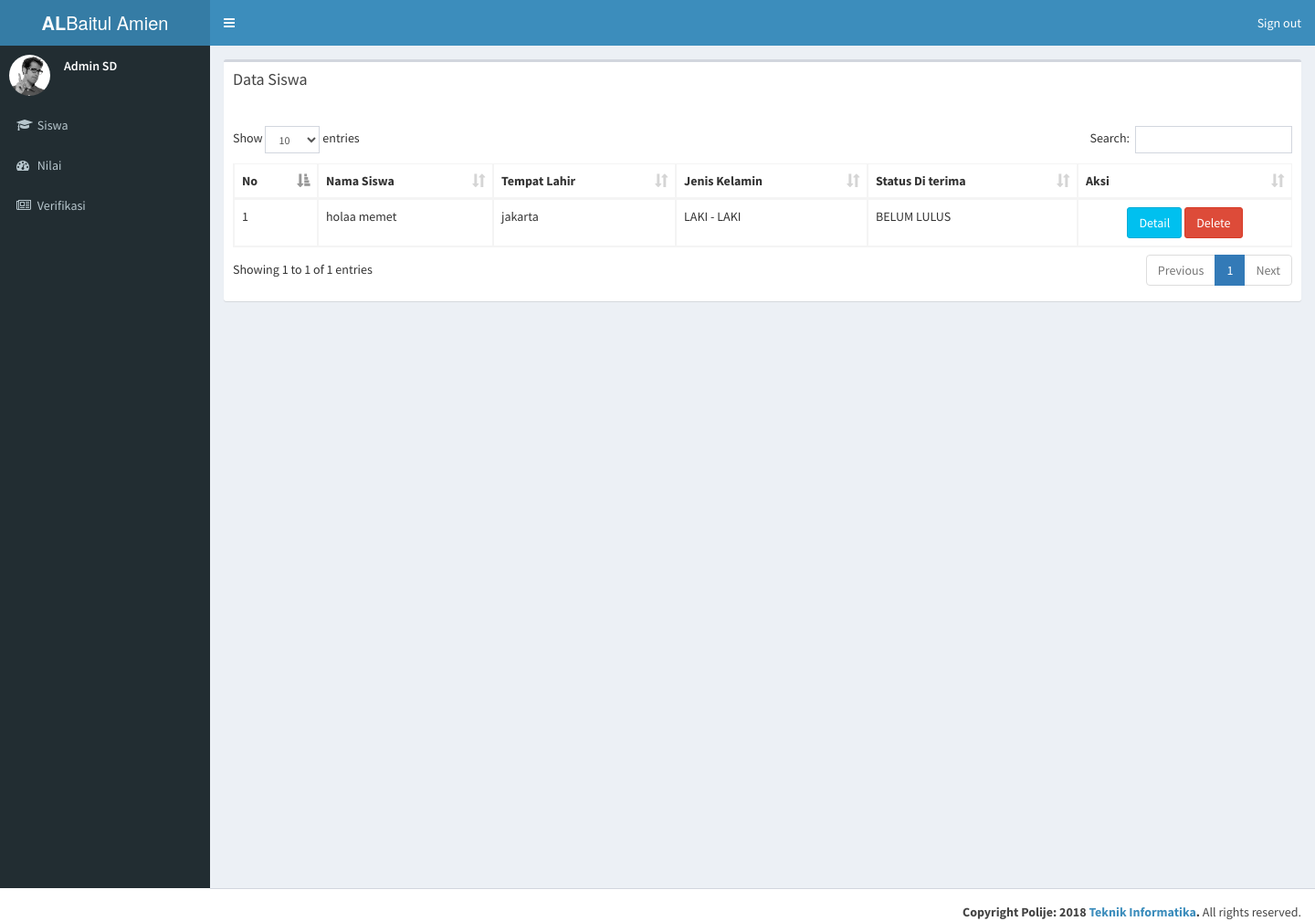
The app's page /index.php/siswa/siswasd with its own data.
### tables this page shows
CREATE TABLE `siswa` (
  `id_siswa` int(9) NOT NULL,
  `nama_siswa` varchar(50) NOT NULL,
  `nama_panggilan` varchar(50) NOT NULL,
  `tempat_lahir_siswa` varchar(50) NOT NULL,
  `tanggal_lahir_siswa` date NOT NULL,
  `usia_siswa` int(3) NOT NULL,
  `tinggal_bersama_siswa` varchar(50) NOT NULL,
  `anak_ke_siswa` int(3) NOT NULL,
  `id_user` int(9) NOT NULL,
  `id_jenis_kelamin` int(9) NOT NULL,
  `id_agama` int(9) NOT NULL,
  `id_warganegara` int(9) NOT NULL,
  `id_status_diterima` int(9) NOT NULL,
  `no_telp_siswa` text NOT NULL
);

CREATE TABLE `jenis_kelamin` (
  `id_jenis_kelamin` int(9) NOT NULL,
  `jenis_kelamin` varchar(50) NOT NULL
);

CREATE TABLE `status_diterima` (
  `id_status_diterima` int(9) NOT NULL,
  `status_diterima` varchar(15) NOT NULL
);

### application/controllers/siswa/siswasd.php (called while the page is built, shortened)
<?php
class Siswasd extends CI_Controller {
	public function __construct(){
		$this->load->model('mymodel');
	}
	public function index()
	{
		$data['side']='tampil/side/sidesd';
		$data['content']='tampil/menu_admin_sd/siswasd';
		$data['siswa']=$this->mymodel->siswasd1();
		$this->load->view('tampil/utama/main',$data);
	}
}

### index.php (called while the page is built, shortened)
<?php
require_once BASEPATH.'core/CodeIgniter.php';

### application/models/mymodel.php (called while the page is built, shortened)
<?php if ( ! defined('BASEPATH')) exit('No direct script access allowed');
class Mymodel extends CI_Model {
      function siswasd1(){
        $this->db->select('siswa.*, user.*, jenis_kelamin.*, status_diterima.*');
        $this->db->join('user', 'siswa.id_user = user.id_user');
        $this->db->join('jenis_kelamin', 'siswa.id_jenis_kelamin = jenis_kelamin.id_jenis_kelamin');
        $this->db->join('status_diterima', 'siswa.id_status_diterima = status_diterima.id_status_diterima');
        $this->db->from('siswa');
        $this->db->where('user.id_jenjang', '2');
        $data=$this->db->get();
        return $data;
      }
}

### application/views/tampil/menu_admin_sd/siswasd.php (the view, shortened to what this page needs)
<div class="row">
  <div class="col-xs-12">
    <div class="box">
      <div class="box-header">
        <h3 class="box-title">Data Siswa</h3><br><br>
      </div>
      <div class="box-body">
        <table id="example1" class="table table-bordered table-hover">
          <thead>
          <tr>
            <th>No</th>
            <th>Nama Siswa</th>
            <th>Tempat Lahir</th>
            <th>Jenis Kelamin</th>
            <th>Status Di terima</th>
            <th>Aksi</th>
          </tr>
          </thead>
          <tbody>
        <?php
        $n = 1;
        foreach ($siswa->result() as $s) { ?>
              <tr>
                <td><?php echo $n; ?></td>
                <td><?php echo $s->nama_siswa; ?></td>
                <td><?php echo $s->tempat_lahir_siswa; ?></td>
                <td><?php echo $s->jenis_kelamin; ?></td>
                <td><?php echo $s->status_diterima; ?></td>
                <td style="text-align: center;">
                  <a class="btn btn-info " onclick="detailsiswa('<?php echo $s->id_siswa; ?>')">Detail</a>
                  <a class="btn btn-danger " onclick="deleted('<?php echo $s->id_siswa; ?>')">Delete</a>
                </td>
              </tr>
      <?php
      $n++;
      } ?>
            </tbody>
            </table>
      </div>
    </div>
    </div>
  </div>
</div>

### records on screen
siswa: nama_siswa "holaa memet", tempat_lahir_siswa "jakarta", id_jenis_kelamin.jenis_kelamin "LAKI - LAKI", id_status_diterima.status_diterima "BELUM LULUS"
